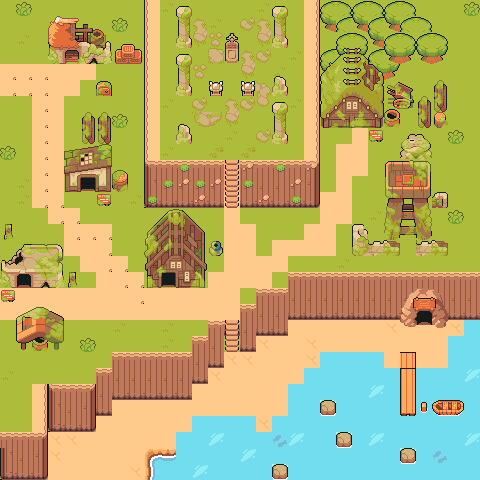

A 2D game scene composited from a Tiled map and its tileset images. What follows is a short description and the map's XML, with each tile layer's data collapsed to a summary:
An orthogonal 30x30 tile map with 16x16 px tiles, 5 tile layers (Tile Layer 1, wall, Tile Layer 3, Tile Layer 4, ...), 6 tilesets and 4 objects.

<map version="1.10" tiledversion="1.10.2" orientation="orthogonal" renderorder="right-down" width="30" height="30" tilewidth="16" tileheight="16" infinite="0" nextlayerid="10" nextobjectid="11">
 <tileset firstgid="1" name="Ground" tilewidth="16" tileheight="16" tilecount="572" columns="22">
  <image source="../Backgrounds/Tilesets/TilesetFloor.png" width="352" height="417" />
 </tileset>
 <tileset firstgid="573" name="house" tilewidth="16" tileheight="16" tilecount="240" columns="20">
  <image source="../Backgrounds/Tilesets/TilesetVillageAbandoned.png" width="320" height="192" />
 </tileset>
 <tileset firstgid="813" name="Relief" tilewidth="16" tileheight="16" tilecount="240" columns="20">
  <image source="../Backgrounds/Tilesets/TilesetRelief.png" width="320" height="192" />
 </tileset>
 <tileset firstgid="1053" name="Water" tilewidth="16" tileheight="16" tilecount="476" columns="28">
  <image source="../Backgrounds/Tilesets/TilesetWater.png" width="448" height="272" />
 </tileset>
 <tileset firstgid="1529" name="TilesetElement" tilewidth="16" tileheight="16" tilecount="240" columns="16">
  <image source="../Backgrounds/Tilesets/TilesetElement.png" width="256" height="240" />
 </tileset>
 <tileset firstgid="1769" name="TilesetReliefDetail" tilewidth="16" tileheight="16" tilecount="144" columns="12">
  <image source="../Backgrounds/Tilesets/TilesetReliefDetail.png" width="192" height="192" />
 </tileset>
 <layer id="1" name="Tile Layer 1" width="30" height="30">
  <data>[900 cells, 900 non-empty, 12 distinct tile ids]</data>
 </layer>
 <layer id="2" name="wall" width="30" height="30">
  <data>[900 cells, 196 non-empty, 106 distinct tile ids]</data>
 </layer>
 <layer id="3" name="Tile Layer 3" width="30" height="30">
  <data>[900 cells, 139 non-empty, 56 distinct tile ids]</data>
 </layer>
 <layer id="4" name="Tile Layer 4" width="30" height="30">
  <data>[900 cells, 178 non-empty, 20 distinct tile ids]</data>
 </layer>
 <layer id="5" name="Tile Layer 5" width="30" height="30">
  <data>[900 cells, 43 non-empty, 24 distinct tile ids]</data>
 </layer>
 <objectgroup id="7" name="collision">
  <object id="5" x="241" y="305.5">
   <polygon points="239,-33.5 47,-33.5 47,-17.5 15,-17.5 15,-1.5 -1,-1.5 -1,46.5 15,46.5 15,30.5 47,30.5 47,14.5 239,14.5" />
  </object>
  <object id="6" x="224.5" y="320.5">
   <polygon points="0,0 -0.5,47.5 -16.5,47.5 -16.5,63.5 -32.5,63.5 -32.5,79.5 -112.5,79.5 -112.5,95.5 -128.5,95.5 -128.5,47.5 -112.5,47.5 -112.5,31.5 -32.5,31.5 -32.5,15.5 -16.5,15.5 -16.5,-0.5" />
  </object>
  <object id="7" x="213.667" y="242">
   <polygon points="-0.625,-0.9375 5.33333,-0.927083 7.29167,1.07292 9.28125,6.15625 9.21875,10.9063 6.32292,14 -1.625,13.9063 -4.70833,10.9167 -4.71875,6.10417 -2.65625,1" />
  </object>
 </objectgroup>
 <objectgroup id="9" name="hidden" />
 <objectgroup id="8" name="playerStartPosition">
  <object id="9" x="296" y="360.75">
   <point />
  </object>
 </objectgroup>
</map>
